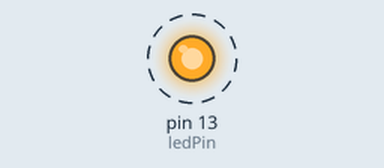
Recording of a sketch running on a simulated Arduino Uno, built with avr-gcc and run on an emulated ATmega328P. Shown: output pins drawn as LEDs (lit = HIGH). Dashed ring = blinking. What the sketch prints to the serial monitor is not drawn.

Above: at 0.2 s.
Timing chart, 0 to 3.0 s (numbered marks = the images above):
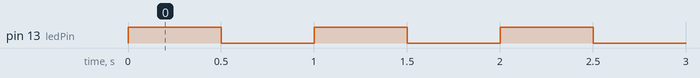

Measured:
- by itself, pin 13 (ledPin): alternates HIGH for 0.50 s and LOW for 0.50 s

The sketch:

blink_counter_serial.ino
```cpp
/*
  04_Blink_Counter_Serial - Μετρητής Αναβοσβησιών με Serial Output

  Αναβοσβήνει ένα LED και μετρά τις αναβοσβησίες χρησιμοποιώντας static μεταβλητή.
  Ταυτόχρονα εκτυπώνει το πλήθος των αναβοσβησιών στο Serial Monitor.

  Βασικές Έννοιες:
  1. **const μεταβλητή:** Σταθερές ποσότητες (pin αριθμοί) που δεν αλλάζουν.
  2. **static μεταβλητή:** Μετρητής που διατηρεί την τιμή του ανάμεσα στις επαναλήψεις του loop.
  3. **Serial Communication:** Αποστολή δεδομένων στον υπολογιστή για debugging και παρακολούθηση.
*/

// Ορισμός σταθερών με const:
const int ledPin = 13; // Χρησιμοποιούμε const για ασφάλεια, όπως συζητήσαμε
void setup() {
  pinMode(ledPin, OUTPUT);
  Serial.begin(9600); // Εκκίνηση σειριακής επικοινωνίας σε 9600 baud
  Serial.println("Arduino Starting Up...");
}
void loop() {
  // === ΧΡΗΣΙΜΟΠΟΙΟΥΜΕ STATIC ΜΕΤΑΒΛΗΤΗ ΓΙΑ ΜΕΤΡΗΣΗ ===
  static int flashCount = 0;
  // Η αρχικοποίηση "= 0" συμβαίνει ΜΟΝΟ την πρώτη φορά που εκτελείται το loop().
  // Σε κάθε επόμενη επανάληψη, η τιμή της διατηρείται και δεν ξαναγίνεται 0.
  flashCount++; // Αύξηση του μετρητή σε κάθε επανάληψη του loop

  // Κώδικας αναβοσβήσματος LED:
  digitalWrite(ledPin, HIGH);   // Άναμμα LED
  delay(500);                   // Παύση 500 ms (μισό δευτερόλεπτο)
  digitalWrite(ledPin, LOW);    // Σβήσιμο LED
  delay(500);                   // Παύση 500 ms (μισό δευτερόλεπτο)

  // Εκτύπωση του μετρητή στο Serial Monitor:
  Serial.print("The LED flashed: ");
  Serial.print(flashCount);
  Serial.println(" times.");
}
```
